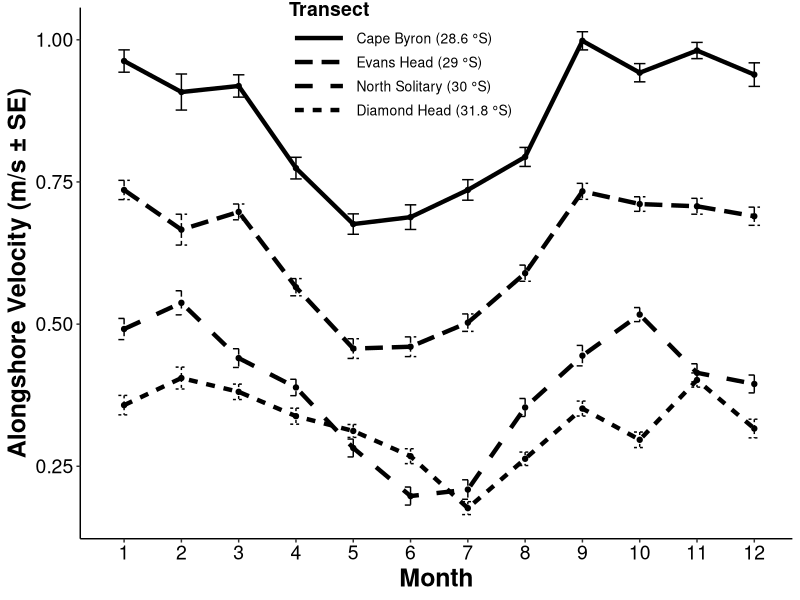
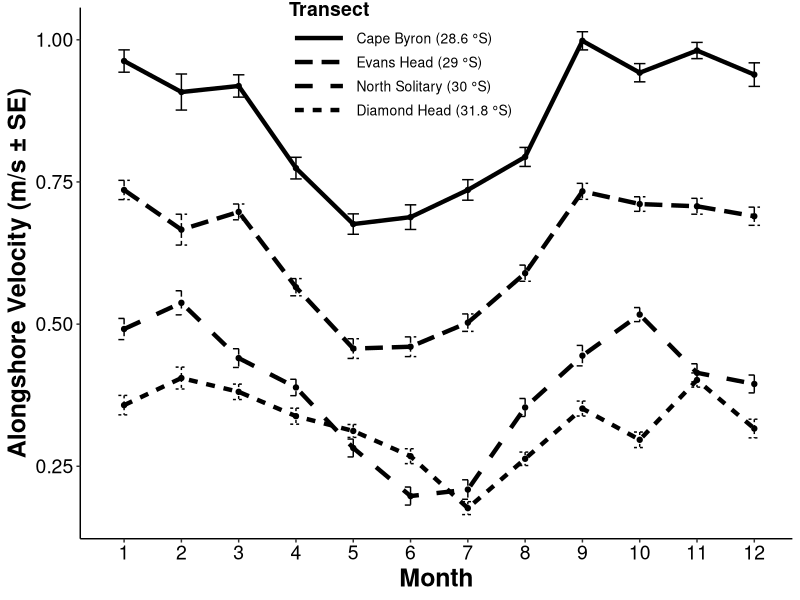
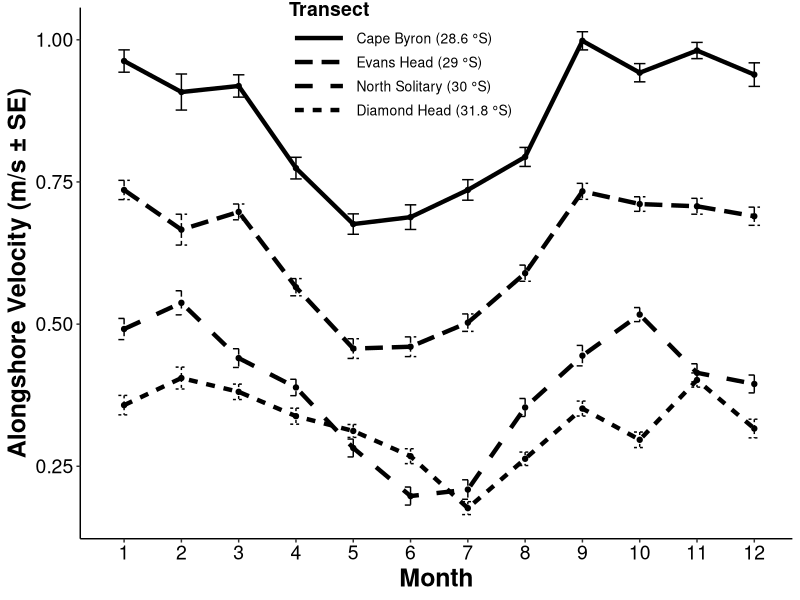

Recreate these plots in R, in order.
# Analyse velocity seasonal patterns

library(tidyverse)
library(lubridate)

# dat1 <- read_csv("Data/Velocity Timeseries/IMOS_aggregation_20200117T052356Z.csv")
# dat2 <- read_csv("Data/Velocity Timeseries/IMOS_aggregation_20200117T052633Z.csv")
# dat3 <- read_csv("Data/Velocity Timeseries/IMOS_aggregation_20200117T052729Z.csv")
# dat4 <- read_csv("Data/Velocity Timeseries/IMOS_aggregation_20200117T052821Z.csv")
# 
# head(dat1)
# 
# dat_list <- list(dat1, dat2, dat3, dat4)
# 
# full_dat <- bind_rows(dat_list)
# 
# table(full_dat$`LATITUDE (degrees_north)`)
# 
# full_dat$Transect <- as.character("")
# full_dat$Transect[full_dat$`LATITUDE (degrees_north)`  == "-31.8"] <- "DiamondHead"
# full_dat$Transect[full_dat$`LATITUDE (degrees_north)`  == "-30"] <- "NorthSolitary"
# full_dat$Transect[full_dat$`LATITUDE (degrees_north)`  == "-29"] <- "EvansHead"
# full_dat$Transect[full_dat$`LATITUDE (degrees_north)`  == "-28.6"] <- "CapeByron"
# 
# full_dat$Transect <- factor(full_dat$Transect, levels = c("CapeByron", "EvansHead", "NorthSolitary", "DiamondHead"))
# 
# table(full_dat$Transect)
# 
# write.csv(full_dat, "Data/Velocity Timeseries/All sites velocity timeseries.csv", row.names = F)

vel_dat <- read_csv("Data/Velocity Timeseries/All sites velocity timeseries.csv")
vel_dat$Date <- vel_dat$`TIME (UTC)`


#### Rotate for coastline

vel_dat$U_shore = 0
vel_dat$V_shore = 0
for (i in 1:nrow(vel_dat)){
  if (vel_dat$Transect[i] == "CapeByron") {
    rot_deg_angle= -356
    vel_dat$U_shore[i] = cos(rot_deg_angle*pi/180)*vel_dat$`UCUR (m/s)`[i] + sin(rot_deg_angle*pi/180)*vel_dat$`VCUR (m/s)`[i]
    vel_dat$V_shore[i] = sin(rot_deg_angle*pi/180)*vel_dat$`UCUR (m/s)`[i] + cos(rot_deg_angle*pi/180)*vel_dat$`VCUR (m/s)`[i]
  }
  if (vel_dat$Transect[i] == "DiamondHead") {
    rot_deg_angle= -19
    vel_dat$U_shore[i] = cos(rot_deg_angle*pi/180)*vel_dat$`UCUR (m/s)`[i] + sin(rot_deg_angle*pi/180)*vel_dat$`VCUR (m/s)`[i]
    vel_dat$V_shore[i] = sin(rot_deg_angle*pi/180)*vel_dat$`UCUR (m/s)`[i] + cos(rot_deg_angle*pi/180)*vel_dat$`VCUR (m/s)`[i]
  }
  if (vel_dat$Transect[i] == "EvansHead") {
    rot_deg_angle= -13
    vel_dat$U_shore[i] = cos(rot_deg_angle*pi/180)*vel_dat$`UCUR (m/s)`[i] + sin(rot_deg_angle*pi/180)*vel_dat$`VCUR (m/s)`[i]
    vel_dat$V_shore[i] = sin(rot_deg_angle*pi/180)*vel_dat$`UCUR (m/s)`[i] + cos(rot_deg_angle*pi/180)*vel_dat$`VCUR (m/s)`[i]
  }
  if (vel_dat$Transect[i] == "NorthSolitary") {
    rot_deg_angle= -15
    vel_dat$U_shore[i] = cos(rot_deg_angle*pi/180)*vel_dat$`UCUR (m/s)`[i] + sin(rot_deg_angle*pi/180)*vel_dat$`VCUR (m/s)`[i]
    vel_dat$V_shore[i] = sin(rot_deg_angle*pi/180)*vel_dat$`UCUR (m/s)`[i] + cos(rot_deg_angle*pi/180)*vel_dat$`VCUR (m/s)`[i]
  }
}


str(vel_dat)
vel_dat$Month <- month(vel_dat$Date)


plot_dat <- vel_dat %>% group_by(Month, Transect) %>% 
  summarise(Along_Velocity = mean(V_shore)*-1, n = n(), SD = sd(V_shore), SE = SD/sqrt(n))
plot_dat

p_season <- ggplot(plot_dat, aes(x = Month, y = Along_Velocity, lty = Transect)) +  geom_point() +
  geom_line(size = 1.5) + theme_classic() + ylab("Alongshore Velocity (m/s ± SE)") +
  geom_errorbar(aes(ymin=Along_Velocity-SE, ymax=Along_Velocity+SE), width=.2, show.legend = FALSE)+
  theme(axis.title.x = element_text(face="bold", colour="black", size = 18),
        axis.text.x  = element_text(colour="black", size = 14), 
        axis.title.y = element_text(face="bold", colour="black", size = 18),
        axis.text.y  = element_text(colour="black", size = 14),
        legend.key.width = unit(3, "line"),
        legend.position=c(.45, .9),
        legend.title = element_text(size=14, face="bold"),
        legend.text = element_text(size=10)) +
  scale_x_continuous(limits=c(0.8, 12.1), breaks = c(1:12)) +
  scale_linetype_discrete(name  ="Transect",
                          breaks=c("CapeByron", "EvansHead", "NorthSolitary", "DiamondHead"),
                          labels=c("Cape Byron (28.6 °S)", "Evans Head (29 °S)", "North Solitary (30 °S)", "Diamond Head (31.8 °S)"))
p_season

ggsave("plots/velocity seasonality.png", width = 21, height = 14.8, units = "cm", dpi = 600)
ggsave("plots/velocity seasonality.pdf", width = 21, height = 14.8, units = "cm", dpi = 600)
